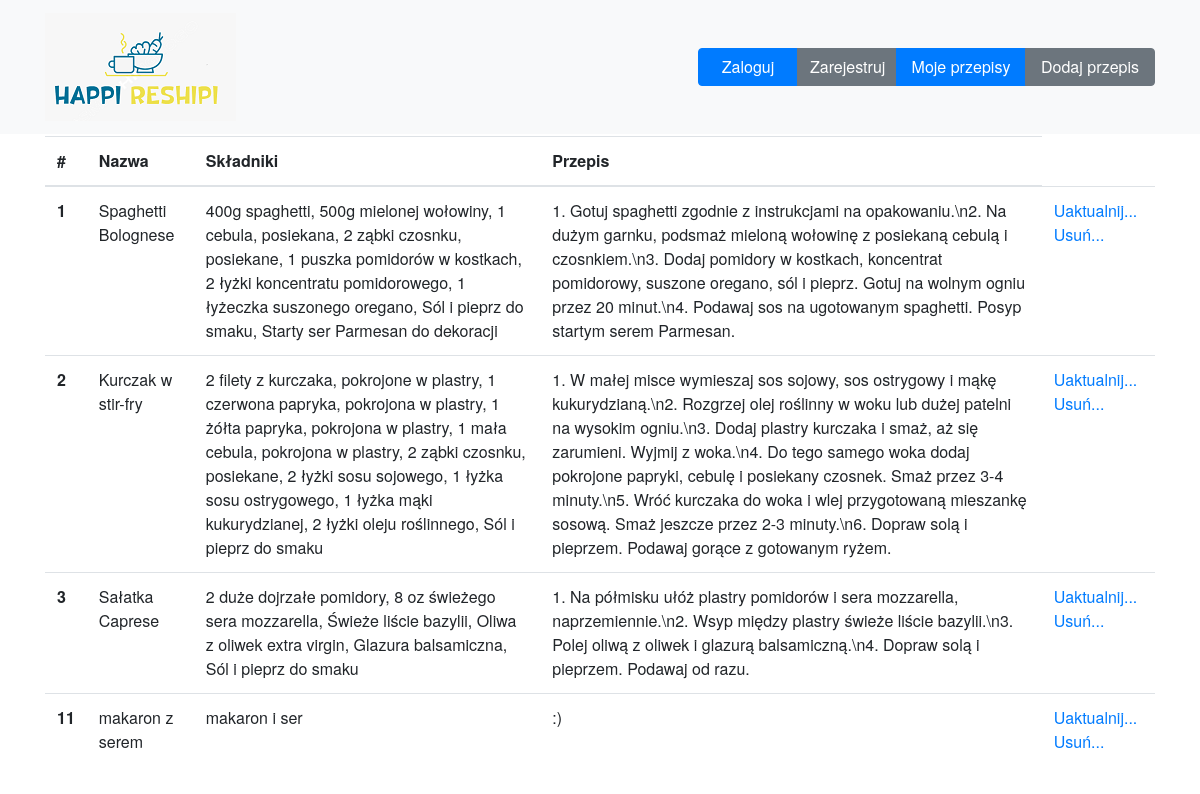
/myRecipes, run on an earlier commit of the app's database.
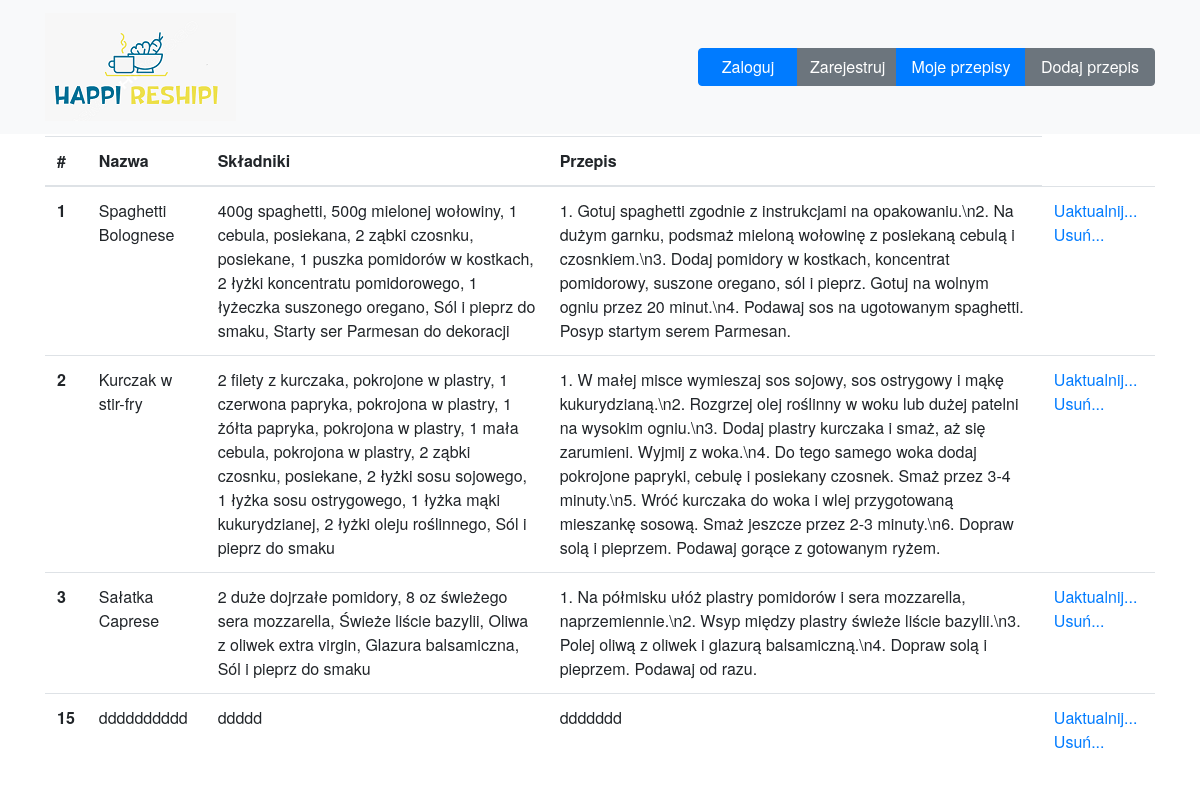
And on a later commit of the database.
### tables this page shows
CREATE TABLE recipes (int integer primary key autoincrement, nazwa varchar(30), skladniki varchar(500), przygotowanie varchar(500), img varchar(100));

### happireshipi_app.py (the view)
@app.route('/myRecipes', methods=['GET'])
def myRecipes():
    db = get_db()
    sql_command = 'select * from recipes'
    cur = db.execute(sql_command)
    recipes = cur.fetchall()
    return render_template('myRecipes.html',recipes = recipes )

### happireshipi_app.py (called while the page is built)
def get_db():
    if not hasattr(g, 'sqlite_db'):
        conn = sqlite3.connect(app_info["db_file"])
        conn.row_factory=sqlite3.Row
        g.sqlite_db = conn
    return g.sqlite_db

### templates/myRecipes.html
{% extends "base.html" %}
{% block content %}
<div class="container">
    <div class="row">
      <div class="col-md-12 col-lg-12 mx-auto">
<table class="table">
    <thead>
      <tr>
        <th scope="col">#</th>
        <th scope="col">Nazwa</th>
        <th scope="col">Składniki</th>
        <th scope="col">Przepis</th>
      </tr>
    </thead>
    <tbody>
        {% for recipe in recipes %}
      <tr>
        <th scope="row">{{recipe.int}}</th>
        <td>{{recipe.nazwa}}</td>
        <td>{{recipe.skladniki}}</td>
        <td>{{recipe.przygotowanie}}</td>
        <td>
            <a href="{{url_for('updateProcess', recipe_id=recipe.int)}}" class="button button-primary " role="button">Uaktualnij...</a>
            <a href="{{url_for('deleteProcess', recipe_id=recipe.int)}}" class="button button-danger " role="button">Usuń...</a>
        </td>
      </tr>
      {% endfor %}
    </tbody>
  </table>
</div>
</div>
</div>
{% endblock %}

What changed in the data, as far as the page shows it:
removed recipes: int "11", nazwa "makaron z serem", skladniki "makaron i ser", przygotowanie ":)"
added recipes: int "15", nazwa "dddddddddd", skladniki "ddddd", przygotowanie "ddddddd"
